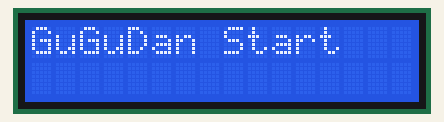
Simulated run of this program. Board: Raspberry Pi (BCM pin numbers). On the bench: 16×2 character LCD. At 20.5 s the program stops and its outputs stay as they are.

Above: at 0.1 s.
At 2.1 s:
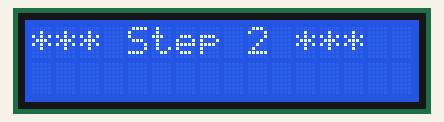
At 3.4 s:
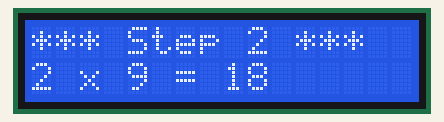
At 8.3 s:
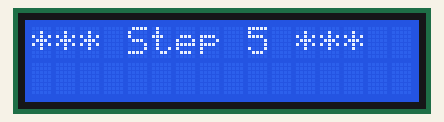
At 12.4 s:
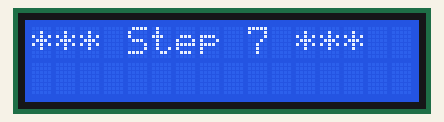
At 18.6 s:
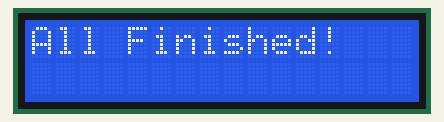

The program:

multiplication_table.py
```python
from RPLCD.i2c import CharLCD
import time

lcd = CharLCD(
    i2c_expander='PCF8574',
    address=0x27,
    port=1,
    cols=16,
    rows=2,
    charmap='A00'
)

try:
    lcd.clear()
    lcd.write_string("GuGuDan Start")
    time.sleep(2)

    #구구단 루프 (2단 부터 9단 까지)
    for i in range(2, 10):
        lcd.clear()
        # 첫 번째 줄에 현재 단 표시
        lcd.cursor_pos = (0, 0)
        lcd.write_string(f"*** Step {i} ***")
        time.sleep(1)

        for j in range(1, 10):
            # 두 번째 줄만 지우고 결과 출력( 커서 위치 활용)
            lcd.cursor_pos = (1, 0)
            #공백을 줘서 이전 글자를 지워줌
            lcd.write_string(f"{i} x {j} = {i*j}    ")

        # 출력 속도 조절 (0.8초마다 다음 식 출력)
        time.sleep(0.8)

    lcd.clear()
    lcd.write_string("All Finished!")
    time.sleep(2)

except KeyboardInterrupt:
    print("사용자에 의해 중단됨")

finally:
    lcd.clear()
    lcd.close(clear=True)

# lcd.cursor_pos = (1,0): 커서 위치 지정
# lcd.display_enabled = False / True: 디스플레이 오프
# lcd.backlight_enabled = True / False: 백라이트
```

Measured:
- what the display in image 1 shows lasts 1.0 s, from 2.1 s to 3.1 s
- what the display in image 2 shows lasts 0.8 s, from 3.3 s to 4.1 s
- what the display in image 5 shows lasts 2.0 s, from 18.5 s to 20.5 s
